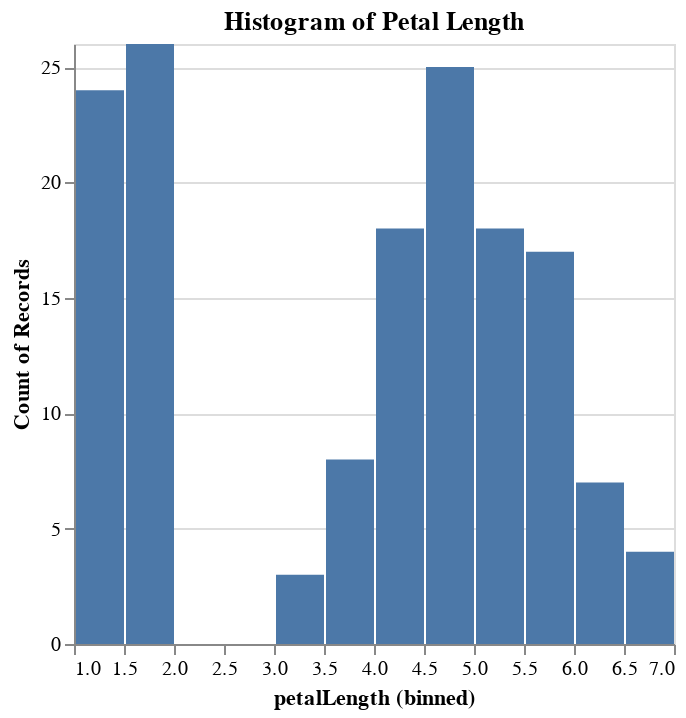

Write notebook code for a chart like this one.
### Markdown cell above
## Histogram
Next, we show you how to create a histogram of petal length in the Iris dataset. Again, we first define which dataset we want to plot. Then we select the bar shape instead of the point and set the x-axis to *petalLength*. For the y-axis we want to know how often something happens, this can be done with the **count()** function as you can see in the code below.

### Code cell
iris |>
@vlplot(:bar,title = "Histogram of Petal Length", x={:petalLength, bin={maxbins = 12}}, y="count()")

### Figure 1 — Vega-Lite specification as saved in the notebook (floating-point values rounded to 4 significant figures; data arrays with more than 128 entries replaced by an {"elided": "..."} marker saying what was removed)
{"data": {"values": {"elided": "150 records"}}, "encoding": {"x": {"bin": {"maxbins": 12}, "field": "petalLength", "type": "quantitative"}, "y": {"aggregate": "count", "type": "quantitative"}}, "mark": "bar", "title": "Histogram of Petal Length"}
